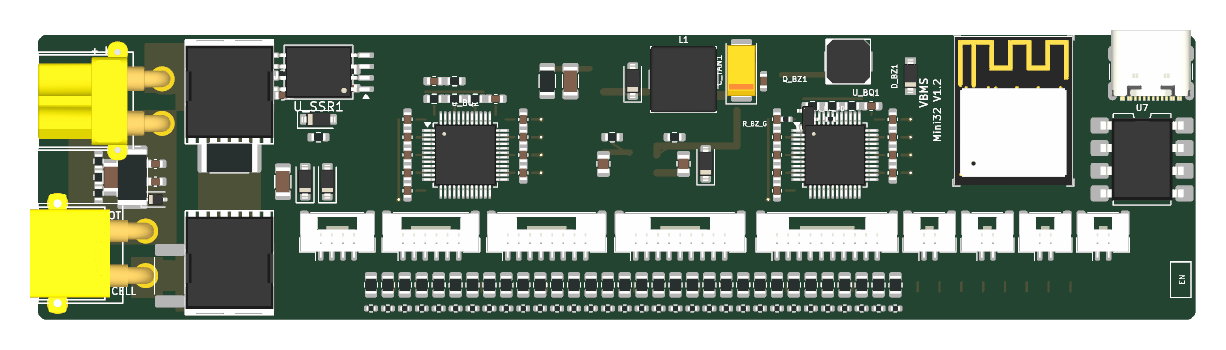
#> input picture Q VFBMS32 AI PCB/VFBMS32_layout_top_hi_raw.png, 1226 x 350 px
$ python generate_annotated_preview.py
#> lines starting #> are read from the running program, lines starting #| are printed output that depends on the picture
import os
import shutil
from PIL import Image, ImageDraw, ImageFont
def generate_annotated_preview():
    project_dir = os.path.dirname(os.path.abspath(__file__))
    raw_path = os.path.join(project_dir, "VFBMS32_layout_top_hi_raw.png")
    output_path = os.path.join(project_dir, "VFBMS32_layout_labeled.png")
    brain_dir = r"C:\Users\quinn\.gemini\antigravity-ide\brain\93328da4-de19-448d-baee-62cf3ea51873"
    brain_output_path = os.path.join(brain_dir, "VFBMS32_layout_labeled.png")

    if not os.path.exists(raw_path):
        raise FileNotFoundError(f"Raw image {raw_path} not found. Please run build_vfbms32_layout.py first.")

    src_img = Image.open(raw_path).convert("RGBA")
#> src_img is the input picture: PIL image 1226x350 RGBA; mean R, G, B, A 76.9, 88.8, 70.7, 196.4
    sw, sh = src_img.size
#> sw = 1226; sh = 350

    # Canvas padding
    pad_left = 160
    pad_right = 160
    pad_top = 85
    pad_bottom = 160

    cw = sw + pad_left + pad_right
#> cw = 1546
    ch = sh + pad_top + pad_bottom
#> ch = 595

    # Dark slate background for clean contrast
    canvas = Image.new("RGBA", (cw, ch), (22, 27, 34, 255))
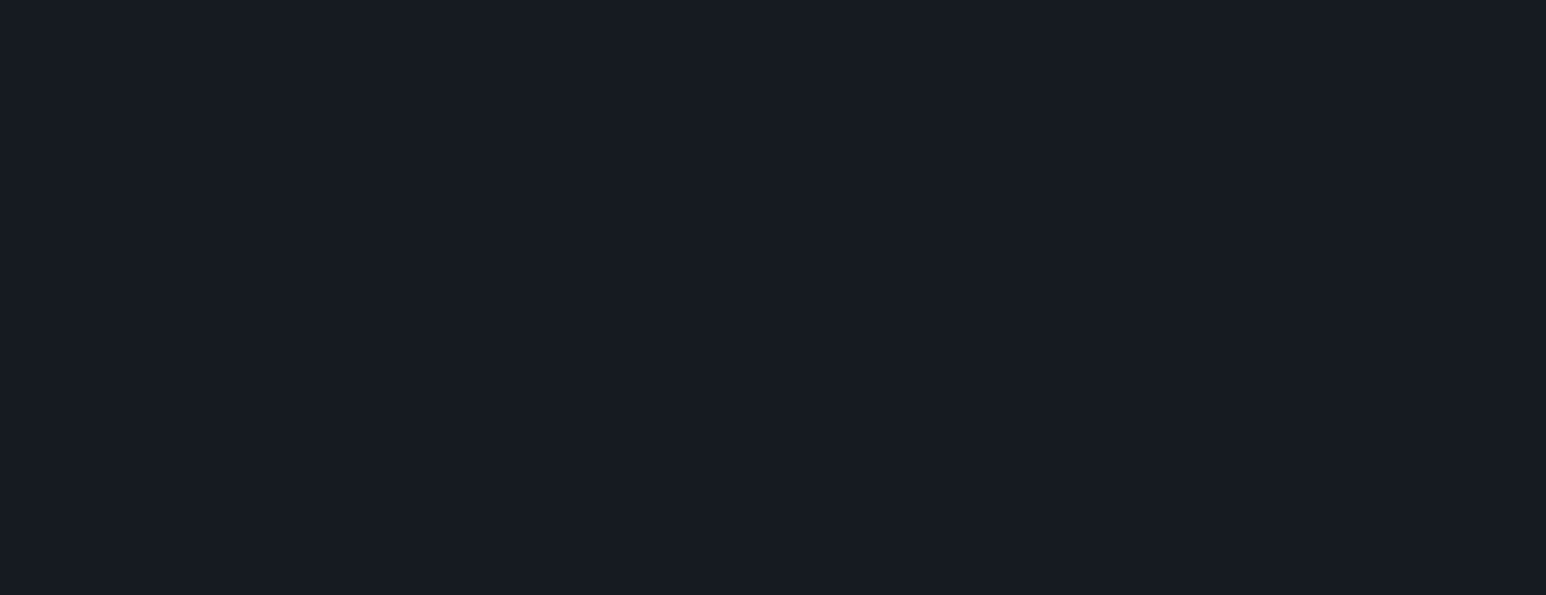
#> canvas: PIL image 1546x595 RGBA; mean R, G, B, A 22, 27, 34, 255

    # Paste board render
    canvas.paste(src_img, (pad_left, pad_top), src_img)
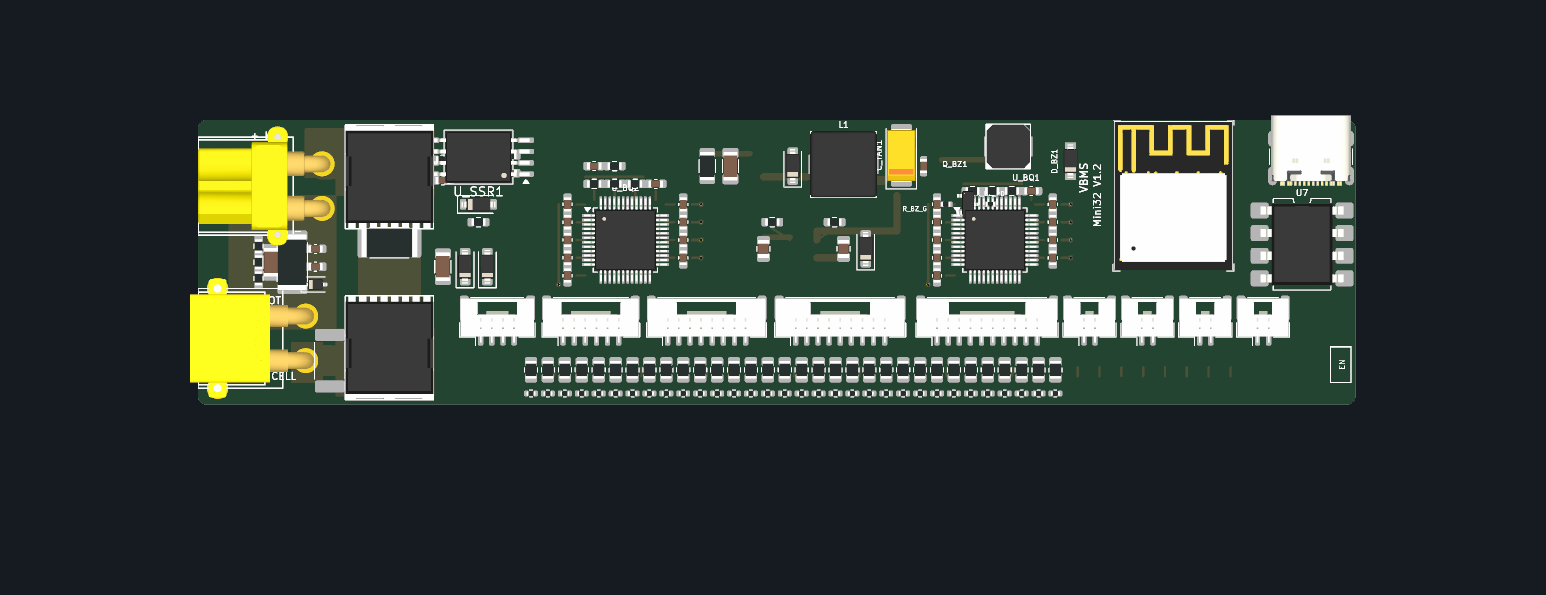
#> canvas: PIL image 1546x595 RGBA; mean R, G, B, A 49.9, 58.7, 54.7, 254.9; transparent parts drawn white
    draw = ImageDraw.Draw(canvas)

    # Fonts
    font_bold = "C:/Windows/Fonts/segoeuib.ttf"
    font_regular = "C:/Windows/Fonts/segoeui.ttf"
    if not os.path.exists(font_bold):
        font_bold = "C:/Windows/Fonts/arialbd.ttf"
        font_regular = "C:/Windows/Fonts/arial.ttf"

    font_corner = ImageFont.truetype(font_bold, 20)
    font_corner_sub = ImageFont.truetype(font_regular, 13)
    font_edge = ImageFont.truetype(font_bold, 18)
    font_edge_sub = ImageFont.truetype(font_regular, 13)
    font_res = ImageFont.truetype(font_bold, 15)
    font_res_sub = ImageFont.truetype(font_bold, 12)

    # Board corners (within raw image, board is at x: 30..1188, y: 30..315)
    # The rendered board is 130mm x 32mm
    scale_x = (sw - 60) / 130.0
#> scale_x = 8.97
    scale_y = (sh - 60) / 32.0
#> scale_y = 9.06

    bx0 = 30 + pad_left
    by0 = 30 + pad_top
    bx1 = sw - 30 + pad_left
#> bx1 = 1356
    by1 = sh - 30 + pad_top
#> by1 = 405

    # Helper for rounded badge
    def draw_badge(x, y, text, subtext="", bg_color=(30, 41, 59), border_color=(56, 189, 248), text_color=(255, 255, 255)):
#> called with x = 115, y = 75, text = 'A', subtext = 'Top-Left', bg_color = (15, 23, 42), border_color = (56, 189, 248), text_color = (56, 189, 248)
        bbox_main = draw.textbbox((0, 0), text, font=font_corner if "Corner" in text else font_edge)
#> bbox_main = (0, 4, 13, 17)
        tw = bbox_main[2] - bbox_main[0]
#> tw = 13
        th = bbox_main[3] - bbox_main[1]
#> th = 13

        sw_w, sw_h = 0, 0
        if subtext:
            bbox_sub = draw.textbbox((0, 0), subtext, font=font_corner_sub)
#> bbox_sub = (-1, 2, 51, 16)
            sw_w = bbox_sub[2] - bbox_sub[0]
#> sw_w = 52
            sw_h = bbox_sub[3] - bbox_sub[1]
#> sw_h = 14

        bw = max(tw, sw_w) + 24
#> bw = 76
        bh = th + (sw_h + 4 if subtext else 0) + 14
#> bh = 45

        rx0 = int(x - bw / 2)
#> rx0 = 77
        ry0 = int(y - bh / 2)
#> ry0 = 52
        rx1 = int(x + bw / 2)
#> rx1 = 153
        ry1 = int(y + bh / 2)
#> ry1 = 97

        draw.rounded_rectangle((rx0, ry0, rx1, ry1), radius=8, fill=bg_color, outline=border_color, width=2)

        main_y = ry0 + 6 if subtext else int(y - th / 2) - 2
#> main_y = 58
        draw.text((x, main_y), text, font=font_corner if "Corner" in text else font_edge, fill=text_color, anchor="mt" if subtext else "mm")
        if subtext:
            draw.text((x, ry0 + th + 10), subtext, font=font_corner_sub, fill=(203, 213, 225), anchor="mt")
        return (rx0, ry0, rx1, ry1)

    # Corner targets & lines
    def mark_corner(corner_pt, badge_pt, label, subtext, color):
        cx, cy = corner_pt
        draw.ellipse((cx - 7, cy - 7, cx + 7, cy + 7), outline=color, width=3)
        draw.ellipse((cx - 2, cy - 2, cx + 2, cy + 2), fill=color)

        draw.line([badge_pt, corner_pt], fill=color, width=2)
        draw_badge(badge_pt[0], badge_pt[1], label, subtext, bg_color=(15, 23, 42), border_color=color, text_color=color)

    # 1. Four Corners: A, B, C, D
    # A (top-left)
    mark_corner((bx0, by0), (bx0 - 75, by0 - 40), "A", "Top-Left", (56, 189, 248))  # Cyan
    # B (top-right)
    mark_corner((bx1, by0), (bx1 + 75, by0 - 40), "B", "Top-Right", (56, 189, 248))
    # C (bottom-right)
    mark_corner((bx1, by1), (bx1 + 75, by1 + 45), "C", "Bottom-Right", (56, 189, 248))
    # D (bottom-left)
    mark_corner((bx0, by1), (bx0 - 75, by1 + 45), "D", "Bottom-Left", (56, 189, 248))

    # 2. Long Edges
    top_mid_x = (bx0 + bx1) // 2
#> top_mid_x = 773
    draw.line([(bx0 + 20, by0 - 15), (bx1 - 20, by0 - 15)], fill=(245, 158, 11), width=2)
    draw.polygon([(bx0 + 20, by0 - 15), (bx0 + 28, by0 - 19), (bx0 + 28, by0 - 11)], fill=(245, 158, 11))
    draw.polygon([(bx1 - 20, by0 - 15), (bx1 - 28, by0 - 19), (bx1 - 28, by0 - 11)], fill=(245, 158, 11))
    draw_badge(top_mid_x, by0 - 40, "▲ TOP EDGE (Long Edge) ▲", "130 mm", bg_color=(30, 27, 22), border_color=(245, 158, 11), text_color=(251, 191, 36))

    bot_mid_x = (bx0 + bx1) // 2
#> bot_mid_x = 773
    draw_badge(bot_mid_x, by1 + 105, "▼ BOTTOM EDGE (Long Edge) ▼", "130 mm", bg_color=(30, 27, 22), border_color=(245, 158, 11), text_color=(251, 191, 36))
    draw.line([(bx0 + 20, by1 + 75), (bx1 - 20, by1 + 75)], fill=(245, 158, 11), width=2)
    draw.polygon([(bx0 + 20, by1 + 75), (bx0 + 28, by1 + 71), (bx0 + 28, by1 + 79)], fill=(245, 158, 11))
    draw.polygon([(bx1 - 20, by1 + 75), (bx1 - 28, by1 + 71), (bx1 - 28, by1 + 79)], fill=(245, 158, 11))

    # 3. Short Edges
    left_mid_y = (by0 + by1) // 2
#> left_mid_y = 260
    draw_badge(bx0 - 80, left_mid_y, "LEFT SIDE", "Short Edge (32 mm)", bg_color=(20, 30, 45), border_color=(129, 140, 248), text_color=(165, 180, 252))
    draw.line([(bx0 - 14, by0 + 20), (bx0 - 14, by1 - 20)], fill=(129, 140, 248), width=2)
    draw.polygon([(bx0 - 14, by0 + 20), (bx0 - 18, by0 + 28), (bx0 - 10, by0 + 28)], fill=(129, 140, 248))
    draw.polygon([(bx0 - 14, by1 - 20), (bx0 - 18, by1 - 28), (bx0 - 10, by1 - 28)], fill=(129, 140, 248))

    right_mid_y = (by0 + by1) // 2
#> right_mid_y = 260
    draw_badge(bx1 + 80, right_mid_y, "RIGHT SIDE", "Short Edge (32 mm)", bg_color=(20, 30, 45), border_color=(129, 140, 248), text_color=(165, 180, 252))
    draw.line([(bx1 + 14, by0 + 20), (bx1 + 14, by1 - 20)], fill=(129, 140, 248), width=2)
    draw.polygon([(bx1 + 14, by0 + 20), (bx1 + 10, by0 + 28), (bx1 + 18, by0 + 28)], fill=(129, 140, 248))
    draw.polygon([(bx1 + 14, by1 - 20), (bx1 + 10, by1 - 28), (bx1 + 18, by1 - 28)], fill=(129, 140, 248))


    # Save to project folder
    canvas.save(output_path)
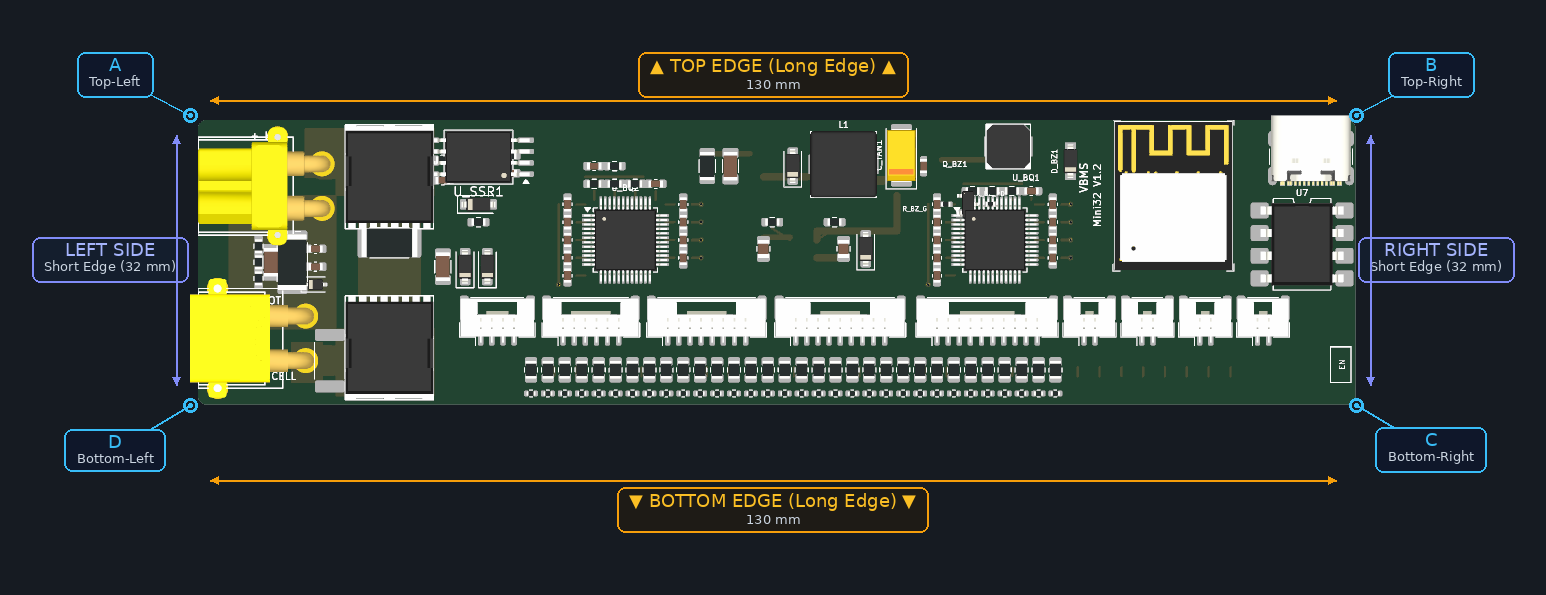
#> saved as VFBMS32_layout_labeled.png: PIL image 1546x595 RGBA; mean R, G, B, A 53.2, 61.4, 56.4, 254.9; transparent parts drawn white
    print("Saved annotated preview to:", output_path)

    # Save copy to brain directory for UI embedding
    os.makedirs(brain_dir, exist_ok=True)
    canvas.save(brain_output_path)
    print("Saved brain copy to:", brain_output_path)

if __name__ == "__main__":
    generate_annotated_preview()

$ run again, with Q VFBMS32 AI PCB/VFBMS32_buzzer_verified.png copied over Q VFBMS32 AI PCB/VFBMS32_layout_top_hi_raw.png
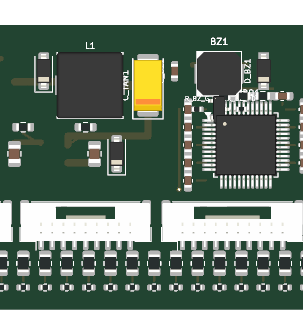
#> input picture Q VFBMS32 AI PCB/VFBMS32_buzzer_verified.png, 303 x 330 px
#> in generate_annotated_preview, src_img is the input picture: PIL image 303x330 RGBA; mean R, G, B, A 76.1, 91.8, 79.4, 220
#> in generate_annotated_preview, `canvas.paste(src_img, (pad_left, pad_top), src_img)`:
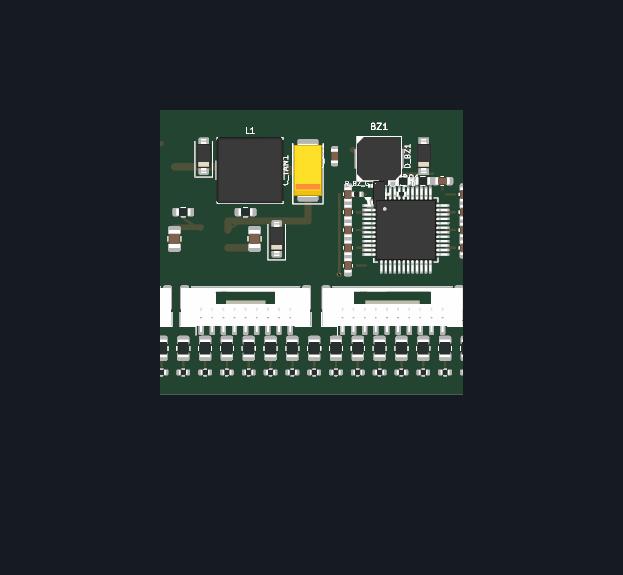
#> canvas: PIL image 623x575 RGBA; mean R, G, B, A 37.9, 46.1, 48, 255; transparent parts drawn white
#> bbox_main = (0, 4, 13, 17)
#> tw = 13
#> bbox_sub = (-1, 2, 51, 16)
#> sw_w = 52
#> sw_h = 14
#> bw = 76
#> bh = 45
#> rx0 = 77
#> ry0 = 52
#> rx1 = 153
#> ry1 = 97
#> main_y = 58
#> top_mid_x = 311
#> in generate_annotated_preview, `canvas.save(output_path)`:
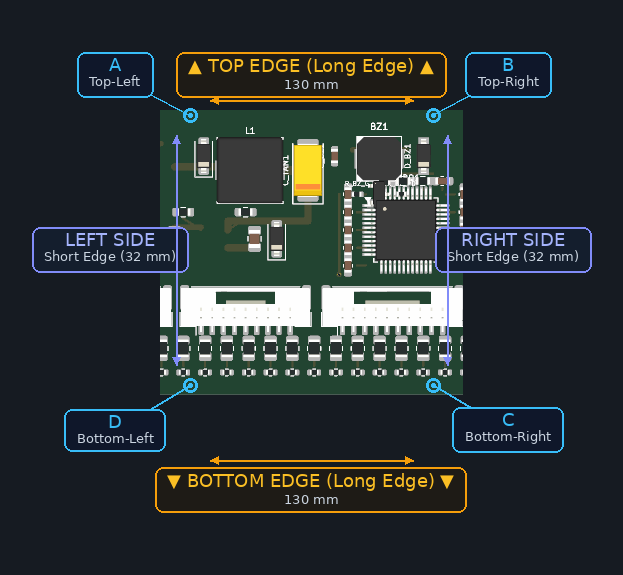
#> saved as VFBMS32_layout_labeled.png: PIL image 623x575 RGBA; mean R, G, B, A 43.4, 51, 51.9, 255; transparent parts drawn white

$ run again, with Q VFBMS32 AI PCB/VFBMS32_l1_boost_verified.png copied over Q VFBMS32 AI PCB/VFBMS32_layout_top_hi_raw.png
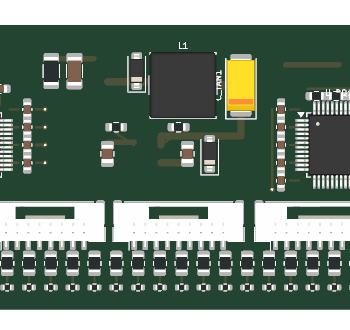
#> input picture Q VFBMS32 AI PCB/VFBMS32_l1_boost_verified.png, 350 x 330 px
#> in generate_annotated_preview, src_img is the input picture: PIL image 350x330 RGBA; mean R, G, B, A 72.9, 90.4, 77.2, 219.9
#> in generate_annotated_preview, `canvas.paste(src_img, (pad_left, pad_top), src_img)`:
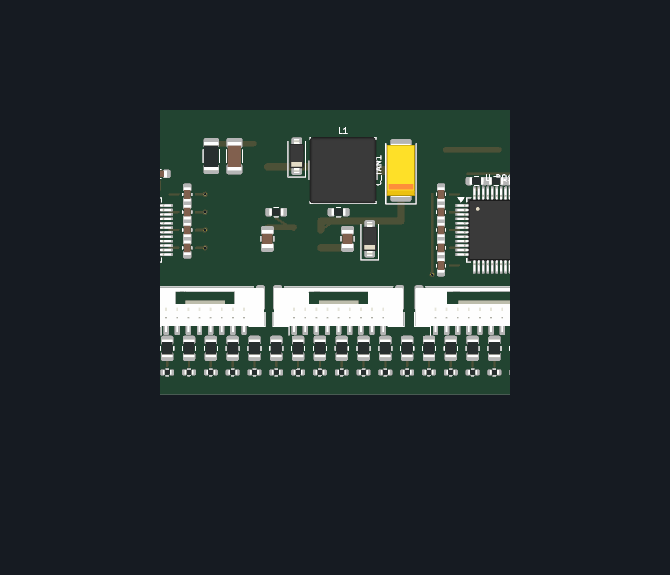
#> canvas: PIL image 670x575 RGBA; mean R, G, B, A 38.1, 47.1, 48.4, 254.9; transparent parts drawn white
#> bbox_main = (0, 4, 13, 17)
#> tw = 13
#> bbox_sub = (-1, 2, 51, 16)
#> sw_w = 52
#> sw_h = 14
#> bw = 76
#> bh = 45
#> rx0 = 77
#> ry0 = 52
#> rx1 = 153
#> ry1 = 97
#> main_y = 58
#> top_mid_x = 335
#> in generate_annotated_preview, `canvas.save(output_path)`:
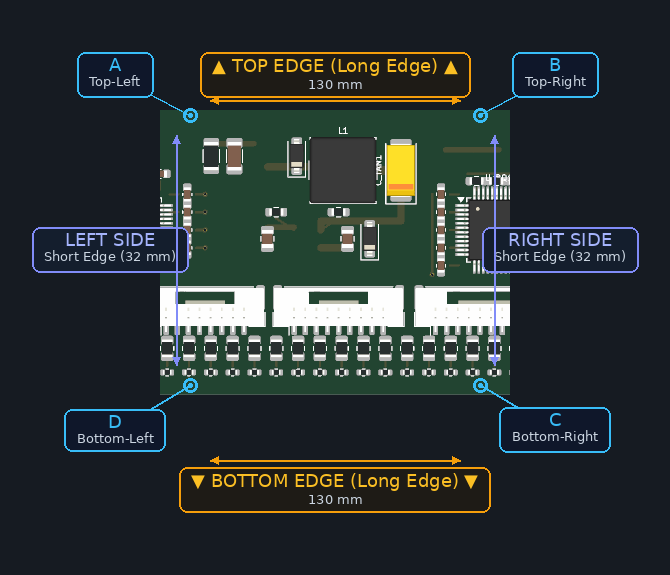
#> saved as VFBMS32_layout_labeled.png: PIL image 670x575 RGBA; mean R, G, B, A 43.3, 51.8, 52, 254.9; transparent parts drawn white
